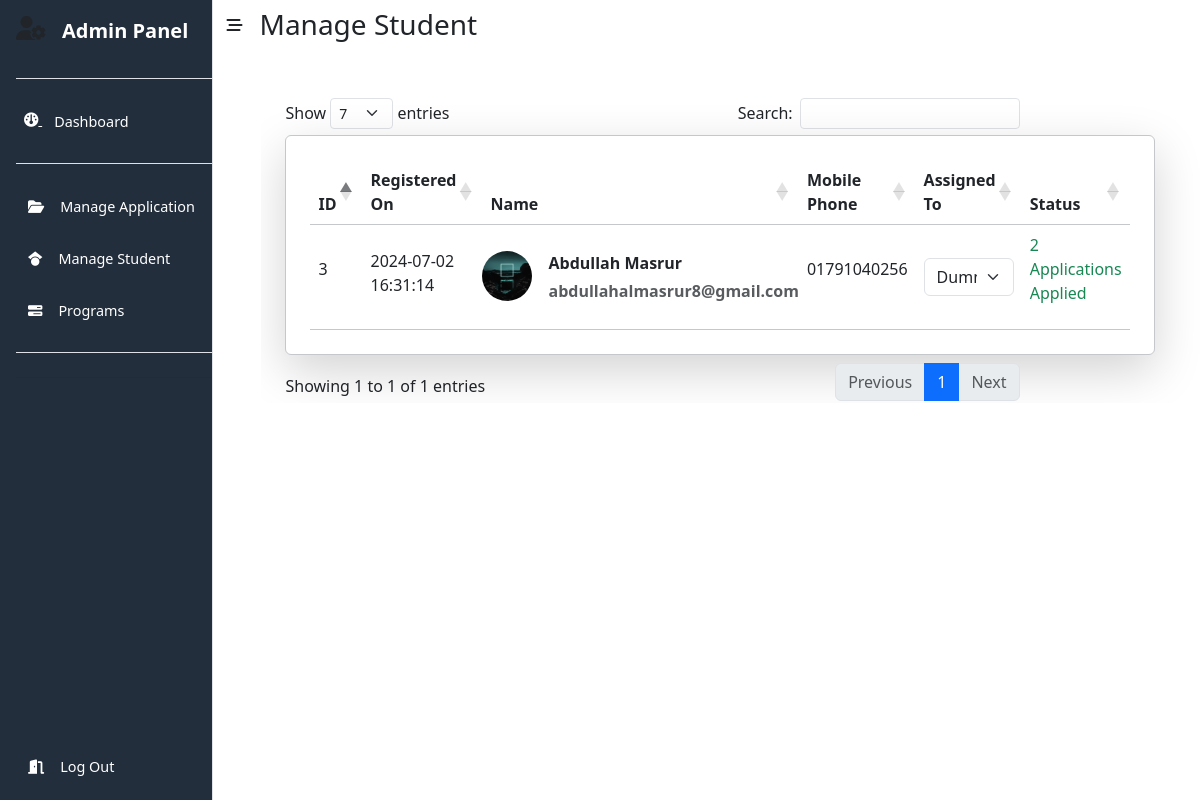
The app's page /Admin/manStudent.php with its own data.
### tables this page shows
CREATE TABLE `users` (
  `id` int(255) NOT NULL,
  `firstname` varchar(255) NOT NULL,
  `lastname` varchar(255) NOT NULL,
  `password` varchar(255) NOT NULL,
  `email` varchar(255) NOT NULL,
  `phonenumber` varchar(255) NOT NULL,
  `verifytoken` varchar(255) NOT NULL,
  `verifystatus` int(255) NOT NULL,
  `dob` varchar(255) NOT NULL,
  `gender` varchar(255) NOT NULL,
  `marital` varchar(255) NOT NULL,
  `nation` varchar(255) NOT NULL,
  `address` varchar(255) NOT NULL,
  `postcode` varchar(255) NOT NULL,
  `passportnum` varchar(255) NOT NULL,
  `issuecountry` varchar(255) NOT NULL,
  `issuedate` varchar(255) NOT NULL,
  `expirydate` varchar(255) NOT NULL,
  `institutionname` varchar(255) NOT NULL,
  `studycountry` varchar(255) NOT NULL,
  `cgpa` varchar(255) NOT NULL,
  `qualification` varchar(255) NOT NULL,
  `startdate` varchar(255) NOT NULL,
  `enddate` varchar(255) NOT NULL,
  `language` varchar(255) NOT NULL,
  `eduaddress` varchar(255) NOT NULL,
  `companyname` varchar(255) NOT NULL,
  `jobtitle` varchar(255) NOT NULL,
  `jobstartdate` varchar(255) NOT NULL,
  `jobenddate` varchar(255) NOT NULL,
  `jobresponsibilities` varchar(255) NOT NULL,
  `createdOn` timestamp NOT NULL DEFAULT current_timestamp(),
  `assignedTo` varchar(255) NOT NULL DEFAULT 'None',
  `applied` int(255) NOT NULL,
  `profilePic` varchar(255) NOT NULL DEFAULT 'User Photos/blank-profile-picture.jpg'
);

### Admin/manStudent.php (the view, shortened to what this page needs)
<?php
include "../connection.php";
?>
<!DOCTYPE html>
<html lang="en">
<head>
    <link href="https://cdn.jsdelivr.net/npm/bootstrap@5.3.0/dist/css/bootstrap.min.css" rel="stylesheet">
    <link rel="stylesheet" href="https://cdnjs.cloudflare.com/ajax/libs/font-awesome/6.5.1/css/all.min.css">
    <link rel="stylesheet" href="https://cdnjs.cloudflare.com/ajax/libs/twitter-bootstrap/5.3.0/css/bootstrap.min.css">
    <link rel="stylesheet" href="https://cdn.datatables.net/1.13.6/css/dataTables.bootstrap5.min.css" />
</head>
<body>
    <div class="container-fluid px-0">
        <div class="d-flex flex-nowrap">
            <?php include "sidebar.php"; ?>
            <div style="width: 100%">
                <div class="d-flex">
                    <button class="btn open-btn"><i class="fa-solid fa-bars-staggered"></i></button>
                    <h3 class="mt-2 ms-1">Manage Student</h3>
                </div>
                <div class="ms-5 mt-5" style="max-height: 90vh; overflow-y: auto;">
                    <div class="col-lg-10 px-4">
                        <table id="dataTable"
                            class="table align-middle mb-0 bg-white border border-1 border-secondary-subtle rounded p-4 shadow-lg">
                            <thead class="bg-light">
                                <tr>
                                    <th>ID</th>
                                    <th>Registered On</th>
                                    <th>Name</th>
                                    <th>Mobile Phone</th>
                                    <th>Assigned To</th>
                                    <th>Status</th>
                                </tr>
                            </thead>
                            <tbody>
                                <?php
                                $userData = mysqli_query($conn, "SELECT * FROM `users`");
                                while ($row = mysqli_fetch_array($userData)) {
                                    $datetime = $row['createdOn'];
                                    list($date, $time) = explode(' ', $datetime);
                                    echo "
                                        <tr>
                                            <td>
                                                <p>" . $row['id'] . "</p>
                                            </td>
                                            <td>
                                                <p class='mt-2'>" . $date . "<br>" . $time . "</p>
                                            </td>
                                            <td class='p-0'>
                                                <div class='d-flex'>
                                                    <div class='me-3'>
                                                        <img class='rounded-pill' src='../" . $row['profilePic'] . "' width='50rem'>
                                                    </div>
                                                    <div>
                                                        <p class='fw-bold mb-1'>" . $row['firstname'] . " " . $row['lastname'] . "</p>
                                                        <p class='fw-bold text-muted mb-0'>" . $row['email'] . "</p>
                                                    </div>
                                                </div>
                                            </td>
                                            <td>
                                                <p>" . $row['phonenumber'] . "</p>
                                            </td>
                                            <td>
                                                <select class='form-select'>
                                                    <option value='dummy1' " . ($row['assignedTo'] == 'dummy1' ? 'selected' : '') . ">Dummy Name 1</option>
                                                    <option value='dummy2' " . ($row['assignedTo'] == 'dummy2' ? 'selected' : '') . ">Dummy Name 2</option>
                                                    <option value='dummy3' " . ($row['assignedTo'] == 'dummy3' ? 'selected' : '') . ">Dummy Name 3</option>
                                                </select>
                                            </td>
                                            <td>
                                                <p class='text-success'>" . $row['applied'] . " Applications Applied</p>
                                            </td>
                                        </tr>
                                    ";
                                }
                                ?>
                            </tbody>
                        </table>
                    </div>
                </div>
            </div>
        </div>
    </div>
</body>
</html>

### records on screen
users: id "3", date "2024-07-02", time "16:31:14", profilePic (picture), firstname "Abdullah", lastname "Masrur", email "abdullahalmasrur8@gmail.com", phonenumber "01791040256", applied "2"
